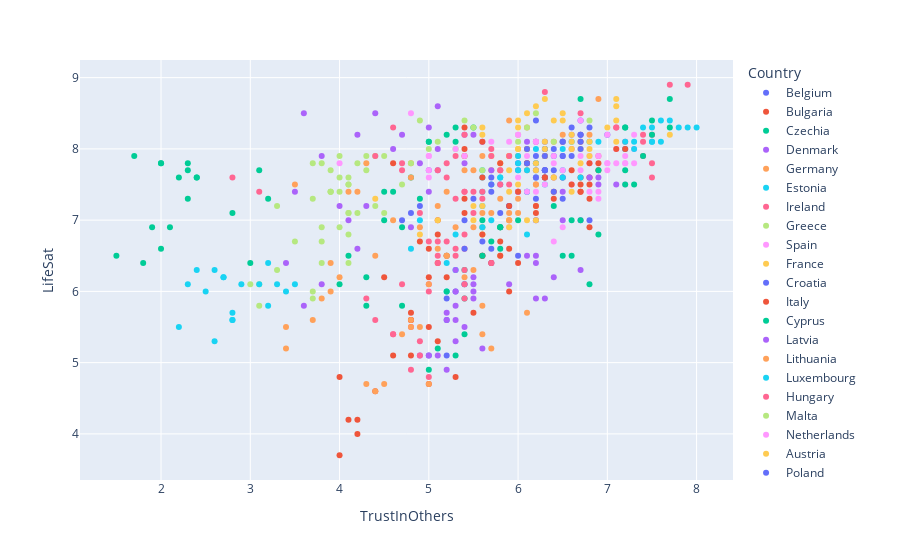

Write notebook code for a chart like this one.
### Code cell
px.scatter(df_EUlife, x = 'TrustInOthers', y = 'LifeSat', color = 'Country')

### Figure 1 — Plotly figure (JSON) as saved in the notebook; plotly's stock layout.template omitted (floating-point values rounded to 4 significant figures)
{"data": [{"hovertemplate": "Country=Belgium<br>TrustInOthers=%{x}<br>LifeSat=%{y}<extra></extra>", "legendgroup": "Belgium", "marker": {"color": "#636efa", "symbol": "circle"}, "mode": "markers", "name": "Belgium", "orientation": "v", "showlegend": true, "type": "scatter", "x": [6, 4.8, 5.9, 6.1, 4.7, 6.2, 6.5, 5.8, 6.3, 6.2, 6, 6.1, 7, 6.3, 6.5, 6.4, 6.5, 6.6], "xaxis": "x", "y": [7.8, 7.1, 7.2, 7.8, 7, 7.3, 8.1, 7.5, 7.7, 7.8, 7.4, 7.4, 8.2, 7.9, 7.9, 7.9, 7.9, 7.9], "yaxis": "y"}, {"hovertemplate": "Country=Bulgaria<br>TrustInOthers=%{x}<br>LifeSat=%{y}<extra></extra>", "legendgroup": "Bulgaria", "marker": {"color": "#EF553B", "symbol": "circle"}, "mode": "markers", "name": "Bulgaria", "orientation": "v", "showlegend": true, "type": "scatter", "x": [5.1, 4.1, 4.2, 5, 4.2, 4, 5.1, 4.8, 4, 5.1, 4.8, 4.4, 4.9, 5, 5, 4.8], "xaxis": "x", "y": [7, 4.2, 4, 6.2, 4.2, 3.7, 6.4, 5.6, 4.8, 6.8, 5.6, 4.6, 6.7, 5.5, 6.6, 5.1], "yaxis": "y"}, {"hovertemplate": "Country=Czechia<br>TrustInOthers=%{x}<br>LifeSat=%{y}<extra></extra>", "legendgroup": "Czechia", "marker": {"color": "#00cc96", "symbol": "circle"}, "mode": "markers", "name": "Czechia", "orientation": "v", "showlegend": true, "type": "scatter", "x": [5.5, 4.3, 4.3, 5.2, 4, 4.1, 5, 4.5, 4.7, 5.3, 4.9, 4.5, 5, 4.8, 5.3, 4.6], "xaxis": "x", "y": [8.3, 5.8, 6.2, 8.2, 6.1, 6.5, 8.1, 7.4, 6.9, 8.3, 7.3, 7, 8.1, 7.6, 8.1, 7.4], "yaxis": "y"}, {"hovertemplate": "Country=Denmark<br>TrustInOthers=%{x}<br>LifeSat=%{y}<extra></extra>", "legendgroup": "Denmark", "marker": {"color": "#ab63fa", "symbol": "circle"}, "mode": "markers", "name": "Denmark", "orientation": "v", "showlegend": true, "type": "scatter", "x": [5, 5, 4.3, 3.5, 5.4, 4.7, 4.9, 5.6, 5.4, 5, 5.5, 6.4, 6.1, 5.8, 6.6], "xaxis": "x", "y": [7.7, 8.3, 7.2, 7.4, 8.2, 8.2, 7.8, 8.1, 7.8, 7.4, 8.2, 7.6, 8.1, 7.7, 8.2], "yaxis": "y"}, {"hovertemplate": "Country=Germany<br>TrustInOthers=%{x}<br>LifeSat=%{y}<extra></extra>", "legendgroup": "Germany", "marker": {"color": "#FFA15A", "symbol": "circle"}, "mode": "markers", "name": "Germany", "orientation": "v", "showlegend": true, "type": "scatter", "x": [5.4, 5.7, 5.5, 3.9, 5.9, 5.9, 5.1, 5.8, 5.7, 5.2, 6.2, 6.1, 6.1, 6.3, 6.4, 6.1, 6.4], "xaxis": "x", "y": [7.7, 7.1, 7.7, 6.4, 7, 7.9, 7.2, 7.3, 7.7, 7.4, 7.2, 8.3, 7.8, 7.7, 8.1, 7.7, 7.6], "yaxis": "y"}, {"hovertemplate": "Country=Estonia<br>TrustInOthers=%{x}<br>LifeSat=%{y}<extra></extra>", "legendgroup": "Estonia", "marker": {"color": "#19d3f3", "symbol": "circle"}, "mode": "markers", "name": "Estonia", "orientation": "v", "showlegend": true, "type": "scatter", "x": [6.3, 5.2, 5.2, 6.2, 4.8, 5.2, 5.6, 5.3, 5.3, 6, 5.7, 5.6, 5.6, 6.1, 5.6, 6.9, 6.2, 6.1], "xaxis": "x", "y": [8, 6.5, 6, 7.8, 6.6, 6.4, 7.7, 6.8, 6.3, 7.8, 7, 6.5, 7.2, 7.4, 6.9, 8.1, 7.6, 6.8], "yaxis": "y"}, {"hovertemplate": "Country=Ireland<br>TrustInOthers=%{x}<br>LifeSat=%{y}<extra></extra>", "legendgroup": "Ireland", "marker": {"color": "#FF6692", "symbol": "circle"}, "mode": "markers", "name": "Ireland", "orientation": "v", "showlegend": true, "type": "scatter", "x": [7.9, 7.2, 7.5, 5.8, 6.9, 7.4, 7.5, 7.1, 6.7, 6.6, 7.4, 7.7, 7.5, 6.7, 6.3, 7.4, 7.1], "xaxis": "x", "y": [8.9, 8.1, 7.6, 7.5, 7.9, 7.9, 7.8, 8.3, 8.2, 8, 8.2, 8.9, 8.2, 8.5, 8.8, 8.1, 8.3], "yaxis": "y"}, {"hovertemplate": "Country=Greece<br>TrustInOthers=%{x}<br>LifeSat=%{y}<extra></extra>", "legendgroup": "Greece", "marker": {"color": "#B6E880", "symbol": "circle"}, "mode": "markers", "name": "Greece", "orientation": "v", "showlegend": true, "type": "scatter", "x": [4.1, 3.7, 3, 4.4, 3.7, 3.1, 4.1, 3.8, 3.3, 4.1, 4.1, 3.1, 4.1, 4, 3.8, 3.9, 3.8, 3.5], "xaxis": "x", "y": [7.5, 5.9, 6.1, 7.2, 6, 5.8, 7.1, 6.4, 6.3, 7.1, 6.4, 6.1, 6.8, 6.9, 6.7, 7.4, 6.9, 6.7], "yaxis": "y"}, {"hovertemplate": "Country=Spain<br>TrustInOthers=%{x}<br>LifeSat=%{y}<extra></extra>", "legendgroup": "Spain", "marker": {"color": "#FF97FF", "symbol": "circle"}, "mode": "markers", "name": "Spain", "orientation": "v", "showlegend": true, "type": "scatter", "x": [6.8, 5.9, 6.5, 6.8, 6.2, 6.4, 7.3, 6.8, 6.9, 7.1, 6.1, 6.9, 7.2, 7.1, 7, 7.2, 7.2, 7.2], "xaxis": "x", "y": [7.9, 6.9, 6.9, 7.6, 7, 6.7, 8.2, 7.4, 7.4, 8, 7.4, 7.3, 8, 7.8, 7.8, 8, 7.8, 7.5], "yaxis": "y"}, {"hovertemplate": "Country=France<br>TrustInOthers=%{x}<br>LifeSat=%{y}<extra></extra>", "legendgroup": "France", "marker": {"color": "#FECB52", "symbol": "circle"}, "mode": "markers", "name": "France", "orientation": "v", "showlegend": true, "type": "scatter", "x": [6, 5.6, 5.9, 5.8, 5.1, 5.6, 5.9, 5.6, 6.1, 5.9, 5.5, 5.9, 6.7, 6.5, 6.7, 6.8, 6.4, 6.6], "xaxis": "x", "y": [8.4, 6.9, 6.9, 7.7, 7, 6.8, 7.9, 7.2, 7, 7.7, 7.2, 7, 8, 7.6, 7.8, 7.9, 7.6, 7.4], "yaxis": "y"}, {"hovertemplate": "Country=Croatia<br>TrustInOthers=%{x}<br>LifeSat=%{y}<extra></extra>", "legendgroup": "Croatia", "marker": {"color": "#636efa", "symbol": "circle"}, "mode": "markers", "name": "Croatia", "orientation": "v", "showlegend": true, "type": "scatter", "x": [6.2, 5, 6.5, 5.2, 5.2, 6, 5.7, 5.2, 6.3, 5.6, 5.3, 5.7, 5.7, 6, 6], "xaxis": "x", "y": [8.4, 5.1, 7.6, 5.6, 5.1, 7.7, 6.6, 5.9, 7.9, 6.7, 6, 7.6, 6.4, 7.4, 6.5], "yaxis": "y"}, {"hovertemplate": "Country=Italy<br>TrustInOthers=%{x}<br>LifeSat=%{y}<extra></extra>", "legendgroup": "Italy", "marker": {"color": "#EF553B", "symbol": "circle"}, "mode": "markers", "name": "Italy", "orientation": "v", "showlegend": true, "type": "scatter", "x": [6.6, 5.6, 5.8, 6.7, 5.6, 5.7, 6.9, 6.4, 6.2, 6.7, 6.4, 6.2, 6.9, 6.7, 6.3, 6.7, 6.8, 6.3], "xaxis": "x", "y": [7.7, 6.5, 6.7, 7.5, 6.5, 6.4, 7.7, 7.4, 7.2, 7.4, 7.3, 7.1, 7.8, 7.6, 7.6, 8.1, 7.6, 7.6], "yaxis": "y"}, {"hovertemplate": "Country=Cyprus<br>TrustInOthers=%{x}<br>LifeSat=%{y}<extra></extra>", "legendgroup": "Cyprus", "marker": {"color": "#00cc96", "symbol": "circle"}, "mode": "markers", "name": "Cyprus", "orientation": "v", "showlegend": true, "type": "scatter", "x": [2.3, 3, 2, 1.7, 1.5, 1.8, 2, 1.9, 2.8, 2, 2.1, 2.3, 3.2, 2.2, 3.1, 2.4, 2.4, 2.3], "xaxis": "x", "y": [7.8, 6.4, 6.6, 7.9, 6.5, 6.4, 7.8, 6.9, 7.1, 7.8, 6.9, 7.3, 7.3, 7.6, 7.7, 7.6, 7.6, 7.7], "yaxis": "y"}, {"hovertemplate": "Country=Latvia<br>TrustInOthers=%{x}<br>LifeSat=%{y}<extra></extra>", "legendgroup": "Latvia", "marker": {"color": "#ab63fa", "symbol": "circle"}, "mode": "markers", "name": "Latvia", "orientation": "v", "showlegend": true, "type": "scatter", "x": [6.9, 5.9, 6.2, 7.1, 6.7, 6.3, 6.8, 6.1, 6.2, 6.5, 6.2, 6.4, 6.5, 6.5, 6.9, 6.7], "xaxis": "x", "y": [7.6, 6.1, 5.9, 7.5, 6.3, 5.9, 7.6, 6.5, 6.4, 7.4, 6.5, 6.2, 7.6, 7, 7.5, 7], "yaxis": "y"}, {"hovertemplate": "Country=Lithuania<br>TrustInOthers=%{x}<br>LifeSat=%{y}<extra></extra>", "legendgroup": "Lithuania", "marker": {"color": "#FFA15A", "symbol": "circle"}, "mode": "markers", "name": "Lithuania", "orientation": "v", "showlegend": true, "type": "scatter", "x": [4.8, 3.4, 4.3, 3.4, 4.2, 4, 3.9, 3.5, 3.8, 3.7, 4.8, 4.9, 4.6, 4.1, 4.4], "xaxis": "x", "y": [7.8, 5.5, 7.8, 5.2, 7.4, 6.2, 6, 7.5, 5.9, 5.6, 7.6, 6.9, 7, 7.4, 6.5], "yaxis": "y"}, {"hovertemplate": "Country=Luxembourg<br>TrustInOthers=%{x}<br>LifeSat=%{y}<extra></extra>", "legendgroup": "Luxembourg", "marker": {"color": "#19d3f3", "symbol": "circle"}, "mode": "markers", "name": "Luxembourg", "orientation": "v", "showlegend": true, "type": "scatter", "x": [6.1, 5.6, 5.7, 5.8, 4.9, 5.6, 6, 5.6, 6.1, 6.5, 5.8, 6.2, 6.6, 6.5, 6.2, 6.5, 6.5, 6.3], "xaxis": "x", "y": [8, 6.9, 7.5, 7.6, 7, 7.4, 7.7, 7.6, 7.7, 8, 7.6, 7.6, 8.1, 7.6, 8, 8.1, 7.7, 7.5], "yaxis": "y"}, {"hovertemplate": "Country=Hungary<br>TrustInOthers=%{x}<br>LifeSat=%{y}<extra></extra>", "legendgroup": "Hungary", "marker": {"color": "#FF6692", "symbol": "circle"}, "mode": "markers", "name": "Hungary", "orientation": "v", "showlegend": true, "type": "scatter", "x": [5.4, 4.6, 4.8, 5.3, 4.4, 4.6, 5.6, 5.3, 5, 5.5, 5.3, 5, 5.4, 5.1, 5.9, 5.6, 5.4], "xaxis": "x", "y": [7.4, 5.4, 5.5, 7.3, 5.6, 5.4, 7.3, 6.5, 6.1, 7.4, 6.6, 6, 7.4, 6.7, 7.5, 7.4, 6.6], "yaxis": "y"}, {"hovertemplate": "Country=Malta<br>TrustInOthers=%{x}<br>LifeSat=%{y}<extra></extra>", "legendgroup": "Malta", "marker": {"color": "#B6E880", "symbol": "circle"}, "mode": "markers", "name": "Malta", "orientation": "v", "showlegend": true, "type": "scatter", "x": [3.7, 3.9, 3.9, 4, 3.3, 3.7, 4.2, 4.1, 3.9, 3.8, 4.3, 4.2, 4.7, 4, 4.3, 4, 4.4, 4.5], "xaxis": "x", "y": [7.8, 7.4, 7.4, 7.4, 7.2, 7.3, 7.8, 7.6, 7.7, 7.8, 7.7, 7.1, 7.5, 7.9, 7.9, 7.6, 7.9, 7.1], "yaxis": "y"}, {"hovertemplate": "Country=Netherlands<br>TrustInOthers=%{x}<br>LifeSat=%{y}<extra></extra>", "legendgroup": "Netherlands", "marker": {"color": "#FF97FF", "symbol": "circle"}, "mode": "markers", "name": "Netherlands", "orientation": "v", "showlegend": true, "type": "scatter", "x": [6.4, 6, 6.4, 6.2, 6.2, 6.7, 6.8, 6.3, 6.7, 6.6, 6.5, 6.9, 7.2, 7, 7.3, 7, 7.3, 7.2], "xaxis": "x", "y": [7.9, 7.4, 7.8, 7.6, 7.4, 7.7, 7.8, 7.5, 7.9, 7.5, 7.7, 7.9, 7.8, 7.8, 8, 7.7, 7.8, 7.9], "yaxis": "y"}, {"hovertemplate": "Country=Austria<br>TrustInOthers=%{x}<br>LifeSat=%{y}<extra></extra>", "legendgroup": "Austria", "marker": {"color": "#FECB52", "symbol": "circle"}, "mode": "markers", "name": "Austria", "orientation": "v", "showlegend": true, "type": "scatter", "x": [6.2, 4.9, 5.9, 6, 4.4, 6, 6, 5.7, 5.8, 6.1, 5.6, 6, 6.3, 6.6, 6.1, 6.5, 6.4, 6.6], "xaxis": "x", "y": [8.6, 6.8, 7.4, 8, 7.3, 7.5, 8.3, 7.9, 7.8, 8.5, 8.2, 8, 8.7, 8.2, 8, 8.5, 8.4, 8.1], "yaxis": "y"}, {"hovertemplate": "Country=Poland<br>TrustInOthers=%{x}<br>LifeSat=%{y}<extra></extra>", "legendgroup": "Poland", "marker": {"color": "#636efa", "symbol": "circle"}, "mode": "markers", "name": "Poland", "orientation": "v", "showlegend": true, "type": "scatter", "x": [6.7, 6.8, 6.5, 6.7, 5.9, 6.2, 6.7, 6.2, 6.3, 6.6, 6.3, 6.4, 6.2, 6.3, 6.3, 6.8, 6.7, 6.3], "xaxis": "x", "y": [8.4, 7, 7.3, 8.2, 7.2, 7, 8.1, 7.7, 7.7, 8.3, 7.7, 7.4, 8.1, 8.1, 8, 8.3, 8.2, 7.7], "yaxis": "y"}, {"hovertemplate": "Country=Portugal<br>TrustInOthers=%{x}<br>LifeSat=%{y}<extra></extra>", "legendgroup": "Portugal", "marker": {"color": "#EF553B", "symbol": "circle"}, "mode": "markers", "name": "Portugal", "orientation": "v", "showlegend": true, "type": "scatter", "x": [5.4, 5.2, 5.2, 5.4, 4.5, 4.8, 5.8, 5.4, 5.8, 5.4, 5.4, 5.6, 5.6, 6.1, 6, 4.6, 5.6, 5.9], "xaxis": "x", "y": [7.9, 6.5, 6.2, 8.3, 6.2, 5.7, 7.8, 7.3, 6.9, 8, 7.1, 6.8, 8.1, 7.8, 7.4, 7.8, 7.6, 7.2], "yaxis": "y"}, {"hovertemplate": "Country=Romania<br>TrustInOthers=%{x}<br>LifeSat=%{y}<extra></extra>", "legendgroup": "Romania", "marker": {"color": "#00cc96", "symbol": "circle"}, "mode": "markers", "name": "Romania", "orientation": "v", "showlegend": true, "type": "scatter", "x": [7.5, 6.5, 6.6, 7.4, 6.9, 6.8, 7.5, 7.2, 6.6, 7.7, 7.3, 6.7, 7.7, 7.2, 6.9, 6.7, 7.2, 7.2], "xaxis": "x", "y": [8.4, 6.5, 6.5, 7.9, 6.8, 6.1, 8.2, 7.5, 7, 8.3, 7.5, 7, 8.7, 8.3, 7.7, 8.7, 8.3, 7.7], "yaxis": "y"}, {"hovertemplate": "Country=Slovenia<br>TrustInOthers=%{x}<br>LifeSat=%{y}<extra></extra>", "legendgroup": "Slovenia", "marker": {"color": "#ab63fa", "symbol": "circle"}, "mode": "markers", "name": "Slovenia", "orientation": "v", "showlegend": true, "type": "scatter", "x": [4.4, 3.4, 3.6, 3.6, 3.8, 4.2, 4.1, 4.2, 3.8, 4, 4.8, 5.1, 5.7, 5.1, 4.6, 5.1], "xaxis": "x", "y": [8.5, 6.4, 5.8, 8.5, 6.1, 8.2, 7, 6.6, 7.9, 7.2, 6.9, 8, 7.7, 8.6, 8, 7.7], "yaxis": "y"}, {"hovertemplate": "Country=Slovakia<br>TrustInOthers=%{x}<br>LifeSat=%{y}<extra></extra>", "legendgroup": "Slovakia", "marker": {"color": "#FFA15A", "symbol": "circle"}, "mode": "markers", "name": "Slovakia", "orientation": "v", "showlegend": true, "type": "scatter", "x": [6.5, 5.7, 6.1, 6.8, 5.6, 5.6, 6.2, 5.6, 5.5, 6.3, 5.9, 5.8, 6.9, 6, 6, 5.9, 6.1, 6], "xaxis": "x", "y": [8.2, 5.2, 5.7, 8.2, 5.4, 5.8, 7.5, 7.1, 6.3, 7.9, 7, 6.5, 8.7, 7.9, 7.3, 8.4, 8, 7.1], "yaxis": "y"}, {"hovertemplate": "Country=Finland<br>TrustInOthers=%{x}<br>LifeSat=%{y}<extra></extra>", "legendgroup": "Finland", "marker": {"color": "#19d3f3", "symbol": "circle"}, "mode": "markers", "name": "Finland", "orientation": "v", "showlegend": true, "type": "scatter", "x": [7.6, 6.7, 7.3, 6.8, 6, 7.6, 7.5, 7.2, 7.5, 7.3, 7.2, 7.5, 7.4, 7.7, 7.9, 8, 7.8], "xaxis": "x", "y": [8.4, 7.6, 8, 8.1, 7.9, 8.1, 8.3, 8, 8.1, 8.1, 8.1, 8.1, 8.3, 8.4, 8.3, 8.3, 8.3], "yaxis": "y"}, {"hovertemplate": "Country=Sweden<br>TrustInOthers=%{x}<br>LifeSat=%{y}<extra></extra>", "legendgroup": "Sweden", "marker": {"color": "#FF6692", "symbol": "circle"}, "mode": "markers", "name": "Sweden", "orientation": "v", "showlegend": true, "type": "scatter", "x": [4.6, 3.1, 4.7, 4.4, 2.8, 5.7, 5.2, 5.1, 5.7, 5.2, 4.7, 5.3, 5.8, 6.5, 5.4, 5.9, 6.2], "xaxis": "x", "y": [8.3, 7.4, 7.8, 7.9, 7.6, 8, 7.6, 7.7, 7.9, 7.8, 7.7, 7.9, 7.7, 8.1, 8.2, 7.9, 8.1], "yaxis": "y"}, {"hovertemplate": "Country=Iceland<br>TrustInOthers=%{x}<br>LifeSat=%{y}<extra></extra>", "legendgroup": "Iceland", "marker": {"color": "#B6E880", "symbol": "circle"}, "mode": "markers", "name": "Iceland", "orientation": "v", "showlegend": true, "type": "scatter", "x": [4.9, 4.8, 5.6, 4.5, 4.1, 5, 5.4, 5.1, 6, 5.5, 5.3, 6.1, 6.2, 6.4, 6, 6.8], "xaxis": "x", "y": [8.4, 7.8, 7.7, 7.9, 7.5, 8, 8.4, 8.1, 8.1, 8.3, 8, 8.3, 8.5, 8.1, 8.2, 8.4], "yaxis": "y"}, {"hovertemplate": "Country=Norway<br>TrustInOthers=%{x}<br>LifeSat=%{y}<extra></extra>", "legendgroup": "Norway", "marker": {"color": "#FF97FF", "symbol": "circle"}, "mode": "markers", "name": "Norway", "orientation": "v", "showlegend": true, "type": "scatter", "x": [4.8, 5, 5, 5, 4, 6, 5.7, 5.3, 6, 5.4, 5, 5.9, 6.2, 6.1, 6.7, 6, 6.2, 7], "xaxis": "x", "y": [8.5, 7.6, 7.7, 7.9, 7.8, 8.2, 8.1, 8, 8.2, 7.9, 7.9, 8.1, 8.1, 7.9, 8.4, 7.6, 8.1, 8.2], "yaxis": "y"}, {"hovertemplate": "Country=Switzerland<br>TrustInOthers=%{x}<br>LifeSat=%{y}<extra></extra>", "legendgroup": "Switzerland", "marker": {"color": "#FECB52", "symbol": "circle"}, "mode": "markers", "name": "Switzerland", "orientation": "v", "showlegend": true, "type": "scatter", "x": [6.3, 6.2, 6.3, 6.5, 5.5, 6.8, 6.3, 6.2, 7, 6.6, 6.2, 7.1, 5.6, 6.8, 7.1, 7.7, 7.1, 7.1], "xaxis": "x", "y": [8, 7, 7.9, 8.4, 7, 8, 8.1, 7.7, 8.3, 8, 7.8, 8.4, 8.3, 8.1, 8.7, 8.2, 8.1, 8.6], "yaxis": "y"}, {"hovertemplate": "Country=United Kingdom<br>TrustInOthers=%{x}<br>LifeSat=%{y}<extra></extra>", "legendgroup": "United Kingdom", "marker": {"color": "#636efa", "symbol": "circle"}, "mode": "markers", "name": "United Kingdom", "orientation": "v", "showlegend": true, "type": "scatter", "x": [5.4, 5.8, 6.1, 4.9, 5.4, 6.3, 6.3, 5.7, 6.1, 5.5, 5.7, 6.4, 6.2, 6.4, 6.5, 6.2, 6.3, 6.7], "xaxis": "x", "y": [6.6, 7.1, 7.8, 7.2, 7, 7.9, 7.6, 7.5, 8, 7.3, 7.4, 8, 7.9, 7.7, 8.1, 7.6, 7.7, 8], "yaxis": "y"}, {"hovertemplate": "Country=Montenegro<br>TrustInOthers=%{x}<br>LifeSat=%{y}<extra></extra>", "legendgroup": "Montenegro", "marker": {"color": "#EF553B", "symbol": "circle"}, "mode": "markers", "name": "Montenegro", "orientation": "v", "showlegend": true, "type": "scatter", "x": [6.8, 4.6, 5, 6.8, 5.1, 5.3, 6.8, 6, 5.9, 6.3, 5.9, 5.5, 7.1, 6.7, 5.8, 7.2, 6.6, 6.8], "xaxis": "x", "y": [7.8, 5.1, 4.7, 7.3, 5.3, 4.8, 7.5, 6.4, 6, 7.6, 6.6, 5.7, 8, 7.4, 6.5, 8, 7.5, 6.9], "yaxis": "y"}, {"hovertemplate": "Country=North Macedonia<br>TrustInOthers=%{x}<br>LifeSat=%{y}<extra></extra>", "legendgroup": "North Macedonia", "marker": {"color": "#00cc96", "symbol": "circle"}, "mode": "markers", "name": "North Macedonia", "orientation": "v", "showlegend": true, "type": "scatter", "x": [5.7, 5.3, 5.1, 6, 5.4, 5, 5.6, 5.4, 5.2, 5.8, 5.4, 4.7, 6.4, 5.8, 5.8, 5.6, 5.8, 5.4], "xaxis": "x", "y": [6.7, 5.1, 5.2, 7, 5.4, 4.9, 6.5, 5.9, 6, 6.9, 6.1, 5.8, 7.2, 6.9, 6.6, 7, 6.9, 6.3], "yaxis": "y"}, {"hovertemplate": "Country=Albania<br>TrustInOthers=%{x}<br>LifeSat=%{y}<extra></extra>", "legendgroup": "Albania", "marker": {"color": "#ab63fa", "symbol": "circle"}, "mode": "markers", "name": "Albania", "orientation": "v", "showlegend": true, "type": "scatter", "x": [5.5, 4.9, 5.1, 5.5, 5, 5.2, 5.3, 5.2, 5.3, 5.5, 5.3, 5.6, 5.4, 5.3, 5.2, 5.3, 5.5, 5.4], "xaxis": "x", "y": [6, 5.1, 5.1, 6.1, 5.1, 4.9, 5.8, 5.7, 5.3, 5.9, 5.6, 5.2, 6.1, 6.3, 5.6, 6, 6.2, 5.5], "yaxis": "y"}, {"hovertemplate": "Country=Serbia<br>TrustInOthers=%{x}<br>LifeSat=%{y}<extra></extra>", "legendgroup": "Serbia", "marker": {"color": "#FFA15A", "symbol": "circle"}, "mode": "markers", "name": "Serbia", "orientation": "v", "showlegend": true, "type": "scatter", "x": [5.5, 5, 4.3, 5.9, 4.5, 4.4, 5.1, 4.9, 4.7, 5.3, 4.8, 4.8, 5.6, 5.2, 5, 6.2, 5.2, 5.4], "xaxis": "x", "y": [6.9, 4.7, 4.7, 7.1, 4.7, 4.6, 6.6, 5.5, 5.4, 6.9, 5.5, 5.6, 7.9, 6.5, 6.1, 7.5, 6.5, 6.2], "yaxis": "y"}, {"hovertemplate": "Country=Turkiye<br>TrustInOthers=%{x}<br>LifeSat=%{y}<extra></extra>", "legendgroup": "Turkiye", "marker": {"color": "#19d3f3", "symbol": "circle"}, "mode": "markers", "name": "Turkiye", "orientation": "v", "showlegend": true, "type": "scatter", "x": [2.7, 2.6, 2.8, 2.3, 2.2, 2.8, 2.9, 2.8, 3.2, 2.4, 2.5, 2.6, 3.4, 3.5, 3.3, 2.7, 3.1, 3.2], "xaxis": "x", "y": [6.2, 5.3, 5.6, 6.1, 5.5, 5.6, 6.1, 5.7, 6.4, 6.3, 6, 6.3, 6, 6.1, 6.1, 6.2, 6.1, 5.8], "yaxis": "y"}, {"hovertemplate": "Country=Kosovo<br>TrustInOthers=%{x}<br>LifeSat=%{y}<extra></extra>", "legendgroup": "Kosovo", "marker": {"color": "#FF6692", "symbol": "circle"}, "mode": "markers", "name": "Kosovo", "orientation": "v", "showlegend": true, "type": "scatter", "x": [5.7, 5, 4.8, 5.4, 4.9, 4.9, 5.1, 5.4, 4.3, 5.1, 5.4, 5.2, 4.9, 5.4, 4.7, 5.5, 5], "xaxis": "x", "y": [6.4, 4.8, 4.9, 6.1, 5.3, 5.1, 6.4, 5.9, 5.9, 6.5, 6.3, 6.7, 7.1, 6.8, 6.1, 7.1, 6.7], "yaxis": "y"}], "layout": {"legend": {"title": {"text": "Country"}, "tracegroupgap": 0}, "margin": {"t": 60}, "xaxis": {"anchor": "y", "domain": [0, 1], "title": {"text": "TrustInOthers"}}, "yaxis": {"anchor": "x", "domain": [0, 1], "title": {"text": "LifeSat"}}}}
